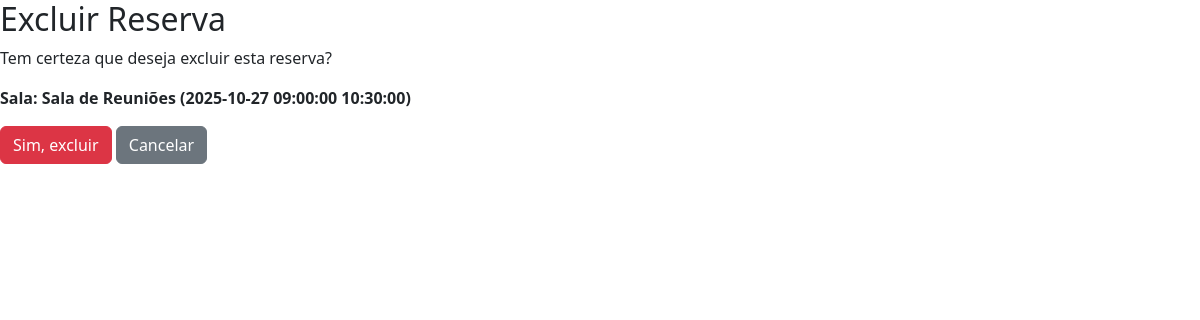
Before: /reservas/sala/deletar/3/ (signed in) with the older database file.
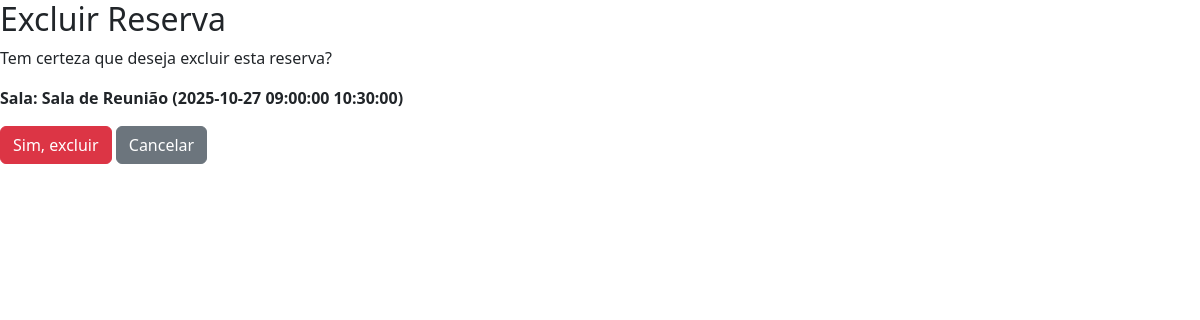
After: the same page with the newer database file.
### app/models.py (models this page shows)
class ReservaSala(models.Model):
    sala = models.ForeignKey(Sala, on_delete=models.PROTECT)
    data = models.DateField()
    hora_inicio = models.TimeField()
    hora_fim = models.TimeField()
    status = models.CharField(max_length=50, default='confirmado')
    def __str__(self):
        return f"Sala: {self.sala} ({self.data} {self.hora_inicio} {self.hora_fim})"

class Sala(models.Model):
    idSala = models.AutoField(primary_key=True)
    nome = models.CharField(max_length=100)
    capacidade = models.IntegerField()
    statusDisponibilidade = models.CharField(max_length=50, default='disponível')
    def __str__(self):
        return self.nome

### app/views.py (the view)
# urls.py: path('reservas/sala/deletar/<int:pk>/', views.deletar_reserva_sala, name='deletar_reserva_sala'),
@login_required
def deletar_reserva_sala(request, pk):
    reserva = get_object_or_404(ReservaSala, pk=pk)
    if request.method == 'POST':
        reserva.delete()
        messages.success(request, 'Reserva de sala excluída com sucesso!')
        return redirect('reservas')
    return render(request, 'deletar_reserva.html', {'reserva': reserva})

### app/templates/deletar_reserva.html (shortened to what this page needs)
{% load static %}
<!DOCTYPE html>
<html lang="pt-br">
<head>
    <link href="https://cdn.jsdelivr.net/npm/bootstrap@5.3.0/dist/css/bootstrap.min.css" rel="stylesheet">
    <link rel="stylesheet" href="https://cdnjs.cloudflare.com/ajax/libs/font-awesome/6.0.0-beta3/css/all.min.css" />
</head>
<body>
    <h2>Excluir Reserva</h2>
    <p>Tem certeza que deseja excluir esta reserva?</p>
    <div class="delete-box">
        <p><strong>{{ reserva }}</strong></p>
    </div>
    <form method="POST">
        <button type="submit" class="btn btn-danger">Sim, excluir</button>
        <a href="{% url 'reservas' %}" class="btn btn-secondary">Cancelar</a>
    </form>
</body>

Changed rows visible on the page:
changed through a linked row, ReservaSala: sala+data+hora_inicio "Sala: Sala de Reuniões (2025-10-27 09:00:00 10:30:00)" → "Sala: Sala de Reunião (2025-10-27 09:00:00 10:30:00)"
